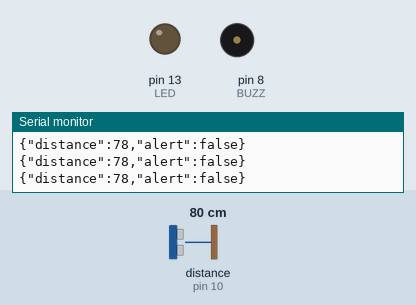
A sketch run on a simulated Arduino Uno, built with avr-gcc and run on an emulated ATmega328P. On the bench: output pins drawn as LEDs (lit = HIGH), buzzer (waves = sounding, pin HIGH), the last lines printed to the serial monitor. Wiring (inferred from the names in the program): ultrasonic range finder: trigger pin 9; echo pin 10. The inputs (shaded band) are chosen by the test bench; at power-on: distance to the obstacle (sensor on pin 10) 80 cm. The echo pulse lasts 58.3 µs per cm; pins used as bus, display or sensor lines are not drawn.

Above: at 1.2 s.
1.3 s: distance to the obstacle (sensor on pin 10) set to 23 cm
4.3 s: distance to the obstacle (sensor on pin 10) set to 19 cm
At 4.9 s:
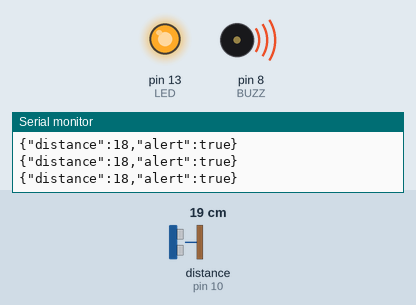
5.9 s: distance to the obstacle (sensor on pin 10) set to 35 cm
At 6.7 s:
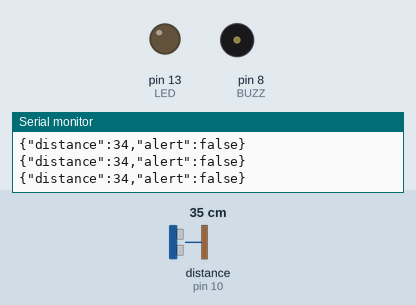
7.5 s: distance to the obstacle (sensor on pin 10) set to 2 cm
At 8.5 s:
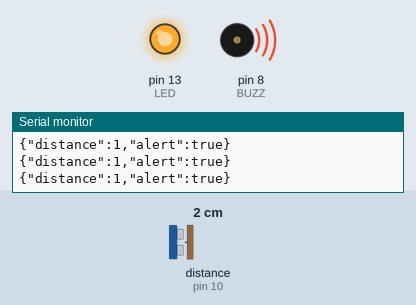
Timing chart, 0 to 10.0 s (numbered marks = the images above; inputs shaded):
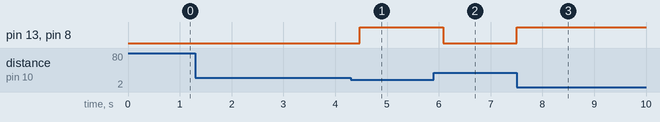

Measured:
- the behaviour switches between 21 and 20 cm on distance to the obstacle (sensor on pin 10) (found by bisection; images 0 and 1)
- after the input at 4.3 s, pin 13 (LED), pin 8 (BUZZ): LOW → HIGH after 0.17 s
- after the input at 5.9 s, pin 13 (LED), pin 8 (BUZZ): HIGH → LOW after 0.19 s
- after the input at 7.5 s, pin 13 (LED), pin 8 (BUZZ): LOW → HIGH at once

The sketch:

main.ino
```cpp
/*
 * #02 Desktop Proximity Radar
 * Pins: TRIG=9 ECHO=10 LED=13 BUZZER=8 (optional)
 * Outputs JSON distance; alerts when distance < 20 cm
 */
const int TRIG=9, ECHO=10, LED=13, BUZZ=8;
const int NEAR_CM = 20;

long readDistanceCm() {
  digitalWrite(TRIG, LOW); delayMicroseconds(2);
  digitalWrite(TRIG, HIGH); delayMicroseconds(10);
  digitalWrite(TRIG, LOW);
  long us = pulseIn(ECHO, HIGH, 30000);
  if (us <= 0) return -1;
  return us * 0.034 / 2;
}

void setup() {
  pinMode(TRIG, OUTPUT); pinMode(ECHO, INPUT);
  pinMode(LED, OUTPUT); pinMode(BUZZ, OUTPUT);
  Serial.begin(9600);
}

void loop() {
  long d = readDistanceCm();
  bool alert = d > 0 && d < NEAR_CM;
  digitalWrite(LED, alert ? HIGH : LOW);
  digitalWrite(BUZZ, alert ? HIGH : LOW);
  Serial.print(F("{\"distance\":")); Serial.print(d);
  Serial.print(F(",\"alert\":")); Serial.print(alert ? F("true") : F("false"));
  Serial.println(F("}"));
  delay(200);
}
```
